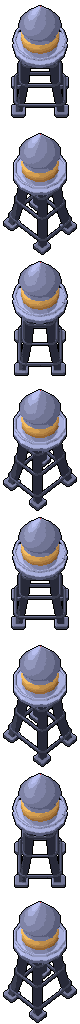
#> input picture Assets/Arts/Houses/Industrial/Caixa_Dagua/Caixa_Dagua.png, 80 x 1024 px, given in place of Fabrica_A.png, which was not available
$ python props_kit.py
#> lines starting #> are read from the running program, lines starting #| are printed output that depends on the picture
# -*- coding: utf-8 -*-
"""Props de rua em pixel art, desenhados por script (pedido do Pietro, 16/11).

Gera em Assets/Arts/Houses/Roads/<Nome>/ o <Nome>.png (quadro _S e os quadros de brilho) e o
<Nome>_n.png (normal map), na escala do mapa (32 px por unidade), com a paleta de metal dos props do pack.
Depois, no Unity: Tools/City/Importar Props Pixel (fatia os quadros, pivô na base, liga o normal map).

Uso: python Tools/PixelProps/props_kit.py [--previa caminho.png]
"""
import os
import sys
from PIL import Image

ROOT = os.path.join(os.path.dirname(os.path.abspath(__file__)), '..', '..', 'Assets', 'Arts', 'Houses', 'Roads')
PAD = 4  # px vazios embaixo de cada quadro (o pivô fica na base visível)

C = {
    'K': (0, 0, 0), 'h': (0xa6, 0xac, 0xd0), 'l': (0x91, 0x95, 0xbb), 'm': (0x61, 0x65, 0x8b), 'd': (0x53, 0x57, 0x78),
    's': (0x45, 0x49, 0x65), 'k': (0x2c, 0x2e, 0x44), 'j': (0x1e, 0x20, 0x32),
    'Y': (0xff, 0xd8, 0x8c), 'W': (0xff, 0xf6, 0xd8), 'O': (0xe9, 0xa8, 0x4c),
    'r': (0x6e, 0x26, 0x2c), 'y': (0x70, 0x58, 0x22), 'g': (0x1f, 0x5a, 0x3c),
    'R': (0xff, 0x46, 0x3c), 'A': (0xff, 0xc8, 0x3a), 'G': (0x4c, 0xf0, 0x7a),
    'F': (0xf2, 0xb5, 0x3a), 'f': (0xb9, 0x80, 0x24),
    'v': (0xc8, 0x2e, 0x2e), 'V': (0x8e, 0x1e, 0x24), 'w': (0xf4, 0xf4, 0xf8), 'b': (0x2a, 0x6a, 0xc8), 'B': (0x1c, 0x48, 0x96),
    'e': (0x2f, 0x8f, 0x5a), 'E': (0x1f, 0x66, 0x44),
}
N_FRONT, N_TOP, N_LEFT, N_RIGHT = (127, 30, 209), (127, 209, 225), (40, 110, 185), (214, 110, 185)
NORMALS = {'T': N_TOP, 'L': N_LEFT, 'R': N_RIGHT, 'F': N_FRONT}


class Art:
    """Quadro com y contado da base para cima; guarda cor e normal por pixel."""

    def __init__(self, w, h):
        self.w, self.h, self.px, self.nm = w, h, {}, {}

    # [66 lines left out: functions dot, rows, pole, base, outline, image and 1 more, not called in this run]


# luminária tipo "cobra", com o braço saindo para a direita
HEAD_L = ['..hllllll....',
          '.lmmmmmmmdd..',
          'ldmmmmmmmddss',
          '.OYWWWWWYO.ds',
          '..OYYYYYO....']
HEAD_L_N = ['..TTTTTTT....', '.TTTTTTTTTT..', 'LFFFFFFFFFFRR', '.FFFFFFFFF.FR', '..FFFFFFF....']


def mirror_n(rows):
    return [r[::-1].replace('L', 'x').replace('R', 'L').replace('x', 'R') for r in rows]


# [94 lines left out: functions poste, poste_duplo, semaforo, placa_pare, placa_rua, not called in this run]


# ---------------------------------------------------------------- prédios de referência (Guarda e Armazém)
# A arte é a do pack (Industrial/Fabrica_*), recolorida por script para o jogador achar de longe:
# Guarda em azul com o emblema da Defesa Civil (disco laranja, triângulo azul) e mastro com bandeira;
# Armazéns em ocre. Mesma folha de 8 direções da origem; o normal map é copiado.
IND = os.path.join(ROOT, '..', 'Industrial')
RAMP_GUARD = [(0.10, (10, 18, 44)), (0.28, (20, 40, 92)), (0.42, (30, 72, 158)), (0.58, (48, 108, 206)), (0.75, (112, 168, 240)), (0.95, (214, 232, 255))]
RAMP_DEPOT = [(0.10, (40, 20, 8)), (0.28, (96, 52, 18)), (0.42, (164, 96, 30)), (0.58, (214, 142, 44)), (0.75, (244, 190, 92)), (0.95, (255, 236, 190))]


def ramp_color(ramp, v):
    if v <= ramp[0][0]:
        return ramp[0][1]
    for (v0, c0), (v1, c1) in zip(ramp, ramp[1:]):
        if v <= v1:
            k = (v - v0) / (v1 - v0)
            return tuple(int(round(c0[i] + (c1[i] - c0[i]) * k)) for i in range(3))
    return ramp[-1][1]


def recolor(im, ramp):
    """Troca o metal cinza-azulado do pack pela rampa; contorno preto e janelas quentes ficam."""
    import colorsys
    out = im.copy()
    px = out.load()
    for y in range(out.height):
        for x in range(out.width):
            r, g, b, a = px[x, y]
            if a < 20:
                continue
            h, s, v = colorsys.rgb_to_hsv(r / 255.0, g / 255.0, b / 255.0)
            if v < 0.08 or not (s < 0.14 or 0.52 <= h <= 0.80):
                continue
            px[x, y] = ramp_color(ramp, v) + (a,)
    return out


def stamp(im, x, ytop, lines, colors):
    for j, line in enumerate(lines):
        for i, ch in enumerate(line):
            if ch != '.':
                im.putpixel((x + i, ytop + j), colors[ch] + (255,))


EMBLEM = ['....KKKKK....',
          '..KKoooooKK..',
          '.KoooooooooK.',
          '.KoooobooooK.',
          'KooooobooooooK'[:13],
          'KoooobbbooooK',
          'KoooobbbooooK',
          'KooobbbbbbooK'[:13],
          'KoobbbbbbbooK',
          '.KoooooooooK.',
          '.KoooooooooK.',
          '..KKoooooKK..',
          '....KKKKK....']
EMBLEM_C = {'K': (0, 0, 0), 'o': (0xff, 0x8a, 0x1e), 'b': (0x14, 0x3c, 0xa0)}
MAST = ['.KKKKKKKKK.K.',
        'KooooooooKKhK',
        'KoooooooooKhK',
        'KoobbooooKKhK',
        'KooooooooK.hK'[:13],
        '.KKKKKKKKKKhK',
        '..........KhK', '..........KhK', '..........KhK', '..........KhK', '..........KhK', '..........KhK',
        '..........KhK', '..........KhK', '..........KhK', '..........KhK', '..........KhK', '..........KhK',
        '..........KhK', '..........KhK', '..........KhK', '..........KhK']
MAST_C = {'K': (0, 0, 0), 'o': (0xff, 0x8a, 0x1e), 'b': (0x14, 0x3c, 0xa0), 'h': (0xd8, 0xe4, 0xff)}


def landmarks():
    made = []
    for name, src, ramp in (('Fabrica_Guarda', 'Fabrica_A', RAMP_GUARD), ('Fabrica_Armazem_A', 'Fabrica_S', RAMP_DEPOT), ('Fabrica_Armazem_B', 'Fabrica_K', RAMP_DEPOT)):
        im = recolor(Image.open(os.path.join(IND, src, src + '.png')).convert('RGBA'), ramp)
#> in recolor, out is the input picture: PIL image 80x1024 RGBA; mean R, G, B, A 43.9, 43.7, 52.3, 117.6
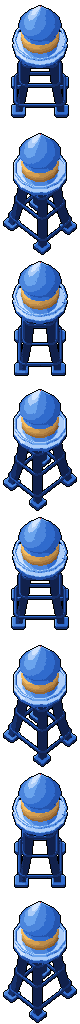
#> im: PIL image 80x1024 RGBA; mean R, G, B, A 30.5, 43.7, 67, 117.6; transparent parts drawn white
        if name == 'Fabrica_Guarda':  # quadro _S (o de cima, 112 x 128): emblema no teto e mastro no canto de trás
            stamp(im, 57, 44, EMBLEM, EMBLEM_C)
            stamp(im, 80, 12, MAST, MAST_C)
        d = os.path.join(IND, name)
        os.makedirs(d, exist_ok=True)
        im.save(os.path.join(d, name + '.png'))
        Image.open(os.path.join(IND, src, src + '_n.png')).save(os.path.join(d, name + '_n.png'))
        print('%s: de %s, folha %dx%d' % (name, src, im.width, im.height))
        made.append(os.path.join(d, name + '.png'))
    return made


def build(preview=None):
    landmarks()
    sheets = []
    for fn in (poste, poste_duplo, semaforo, placa_pare, placa_rua):
        name, art, glows, w, h = fn()
        n = 1 + len(glows)
        sheet = Image.new('RGBA', (w * n, h), (0, 0, 0, 0))
        normal = Image.new('RGBA', (w * n, h), (127, 127, 255, 0))
        sheet.paste(art.image(), (0, 0))
        normal.paste(art.image(True), (0, 0))
        for i, (_, g) in enumerate(glows):
            sheet.paste(g, (w * (i + 1), 0))
        d = os.path.join(ROOT, name)
        os.makedirs(d, exist_ok=True)
        sheet.save(os.path.join(d, name + '.png'))
        normal.save(os.path.join(d, name + '_n.png'))
        bb = art.image().getbbox()
        print('%s: quadro %dx%d, visivel %dx%d px (%.2f u de altura), quadros: %s' % (
            name, w, h, bb[2] - bb[0], bb[3] - bb[1], (bb[3] - bb[1]) / 32.0, ', '.join(['S'] + [g[0] for g in glows])))
        sheets.append((sheet, glows, w, h))
    if preview:
        scale = 5
        width = sum(s[0].width for s in sheets) * scale + 10 * len(sheets)
        height = 64 * scale + 10
        out = Image.new('RGBA', (width, height), (0xb9, 0xae, 0x92, 255))
        x = 5
        for sheet, glows, w, h in sheets:
            comp = Image.new('RGBA', sheet.size, (0, 0, 0, 0))
            comp.paste(sheet.crop((0, 0, w, h)), (0, 0))
            for i in range(len(glows)):  # prévia: base + brilho por cima
                base = sheet.crop((0, 0, w, h)).copy()
                base.alpha_composite(sheet.crop((w * (i + 1), 0, w * (i + 2), h)))
                comp.paste(base, (w * (i + 1), 0))
            big = comp.resize((comp.width * scale, comp.height * scale), Image.NEAREST)
            out.paste(big, (x, height - 5 - big.height), big)
            x += big.width + 10
        out.save(preview)


if __name__ == '__main__':
#> (the run stopped early here; a loop or call above may not have finished)

$ run again, on Assets/Arts/Houses/Industrial/Fabrica_A/Fabrica_A.png
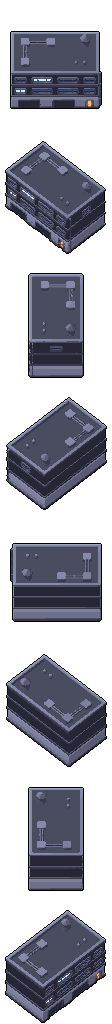
#> input picture Assets/Arts/Houses/Industrial/Fabrica_A/Fabrica_A.png, 112 x 1024 px, found by its file name
#> in recolor, out is the input picture: PIL image 112x1024 RGBA; mean R, G, B, A 35.7, 36.8, 46.1, 122.8
#> in landmarks, `im = recolor(Image.open(os.path.join(IND, src, src + '.png')).convert(..`:
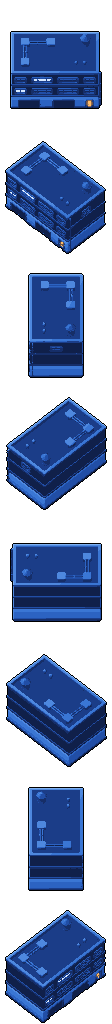
#> im: PIL image 112x1024 RGBA; mean R, G, B, A 15.4, 31.5, 64, 122.8; transparent parts drawn white
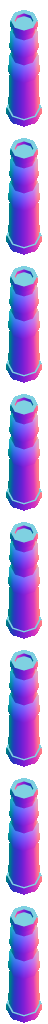
#> input picture Assets/Arts/Houses/Industrial/Chamine_Listrada/Chamine_Listrada_n.png, 48 x 1024 px, given in place of Fabrica_A_n.png, which was not available
#| Fabrica_Guarda: de Fabrica_A, folha 112x1024
